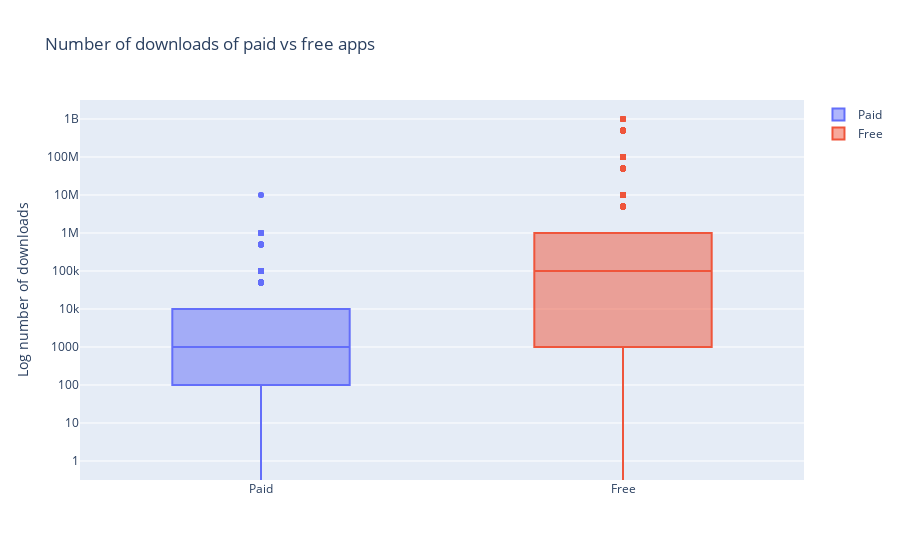

The notebook cell saved with this chart:
### Markdown cell above
#### 8. Popularity of paid apps vs free apps

Price has a huge impact on whether and app is going to be downloaded or not. Below we have proof in form of two boxplots. One represents download for paid apps the other downloads for free apps. We can see that Free apps are downloaded much more often.

### Code cell
trace0 = go.Box( y = apps[apps['Type']=='Paid']['Installs'], name = 'Paid')

trace1= go.Box( y = apps[apps['Type']=='Free']['Installs'], name = 'Free')

layout = go.Layout( title = 'Number of downloads of paid vs free apps', yaxis = dict(title = 'Log number of downloads', type = 'log', autorange = True))

data = [trace0, trace1]
plotly.offline.iplot({'data':data, 'layout':layout})

### Figure 1 — Plotly figure (JSON) as saved in the notebook; plotly's stock layout.template omitted (floating-point values rounded to 4 significant figures; data arrays with more than 128 entries replaced by an {"elided": "..."} marker saying what was removed)
{"data": [{"name": "Paid", "type": "box", "y": {"elided": "756 int values"}}, {"name": "Free", "type": "box", "y": {"elided": "8902 int values"}}], "layout": {"title": {"text": "Number of downloads of paid vs free apps"}, "yaxis": {"autorange": true, "title": {"text": "Log number of downloads"}, "type": "log"}}}
